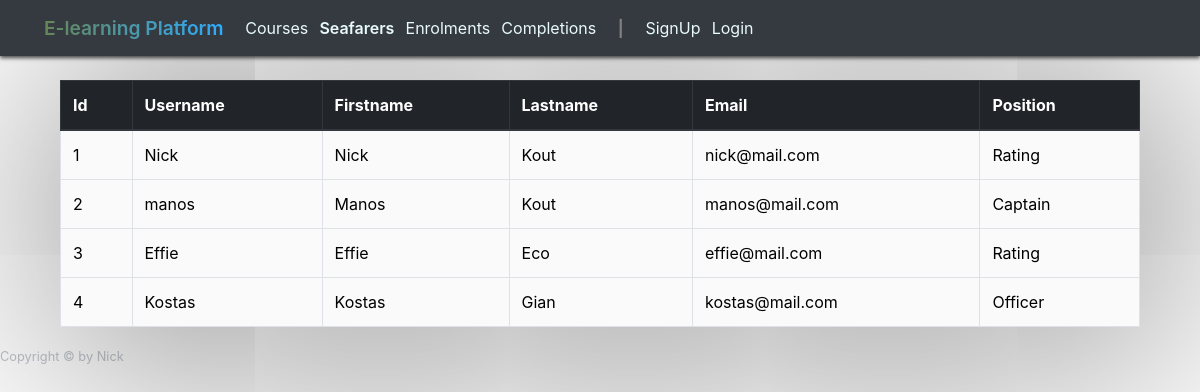
The page /seafarers.php on the database its author committed.
### tables this page shows
CREATE TABLE `users` (
  `id` int(11) NOT NULL,
  `username` varchar(32) NOT NULL,
  `password` varchar(255) NOT NULL,
  `mail` varchar(32) NOT NULL,
  `firstname` text NOT NULL,
  `lastname` text NOT NULL,
  `position` varchar(128) NOT NULL
);

### seafarers.php (the view, shortened to what this page needs)
<?php  include "db.php"; ?>
<?php  include "header.php"; ?>
<body>
<?php include "navigation.php";?>
<div class="container" style="margin-top:5rem ;">
    <div class="col-md-12">
        <table class="table table-bordered table-hover seafarers_table table-responsive-md" style="box-shadow:10px 10px 250px 1px rgba(0,0,0,.6);">
            <thead class="thead-dark">
                <tr>
                    <th>Id</th>
                    <th>Username</th>
                    <th>Firstname</th>
                    <th>Lastname</th>
                    <th>Email</th>
                    <th>Position</th>
                </tr>
            </thead>
            <tbody style="background-color:rgba(230, 230, 230, 0.2);">
            <?php
                $query = "SELECT * FROM users";
                $select_users = mysqli_query($connection, $query);
                while($row = mysqli_fetch_assoc($select_users)) {
                    $user_id = $row['id'];
                    $username = $row['username'];
                    $user_firstname = $row['firstname'];
                    $user_lastname= $row['lastname'];
                    $user_email = $row['mail'];
                    $user_position = $row['position'];
                    echo "<tr>";
                        echo "<td>$user_id</td>";
                        echo "<td>$username</td>";
                        echo "<td>$user_firstname</td>";
                        echo "<td>$user_lastname</td>";
                        echo "<td>$user_email</td>";
                        echo "<td>$user_position</td>";
                    echo "</tr>";
                }
            ?>
            </tbody>
        </table>
    </div>
</div>
<?php include "footer.php"; ?>

### css/custom.css (style rules this page uses)
.seafarers_table { color: #000!important; }
html { block-size: 100%; inline-size: 100%; }

### rows shown on the page
users: id "1", username "Nick", firstname "Nick", lastname "Kout", mail "nick@mail.com", position "Rating"
users: id "2", username "manos", firstname "Manos", lastname "Kout", mail "manos@mail.com", position "Captain"
users: id "3", username "Effie", firstname "Effie", lastname "Eco", mail "effie@mail.com", position "Rating"
users: id "4", username "Kostas", firstname "Kostas", lastname "Gian", mail "kostas@mail.com", position "Officer"
